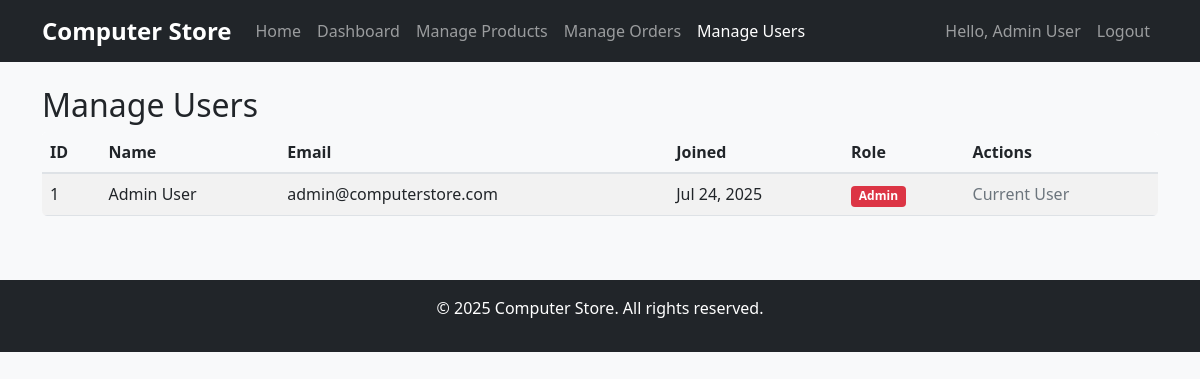
The page /admin/users.php (signed in) on the database its author committed.
### tables this page shows
CREATE TABLE users (
    id INT AUTO_INCREMENT PRIMARY KEY,
    name VARCHAR(100) NOT NULL,
    email VARCHAR(100) UNIQUE NOT NULL,
    password VARCHAR(255) NOT NULL,
    is_admin BOOLEAN DEFAULT FALSE,
    created_at TIMESTAMP DEFAULT CURRENT_TIMESTAMP
);

### admin/users.php (the view, shortened to what this page needs)
<?php
require_once '../includes/config.php';
$users = $pdo->query("SELECT * FROM users ORDER BY created_at DESC")->fetchAll();
?>
<!DOCTYPE html>
<html lang="en">
<head>
    <link href="https://cdn.jsdelivr.net/npm/bootstrap@5.1.3/dist/css/bootstrap.min.css" rel="stylesheet">
    <link rel="stylesheet" href="../css/style.css">
</head>
<body>
    <nav class="navbar navbar-expand-lg navbar-dark bg-dark">
        <div class="container">
            <a class="navbar-brand" href="../index.php">Computer Store</a>
            <div class="collapse navbar-collapse" id="navbarNav">
                <div class="navbar-nav me-auto">
                    <a class="nav-link" href="../index.php">Home</a>
                    <a class="nav-link" href="dashboard.php">Dashboard</a>
                    <a class="nav-link" href="products.php">Manage Products</a>
                    <a class="nav-link" href="orders.php">Manage Orders</a>
                    <a class="nav-link active" href="users.php">Manage Users</a>
                </div>
                <div class="navbar-nav">
                    <span class="nav-link">Hello, <?php echo $_SESSION['user_name']; ?></span>
                    <a class="nav-link" href="../logout.php">Logout</a>
                </div>
            </div>
        </div>
    </nav>
    <div class="container mt-4">
        <h2>Manage Users</h2>
        <div class="table-responsive">
            <table class="table table-striped">
                <thead>
                    <tr>
                        <th>ID</th>
                        <th>Name</th>
                        <th>Email</th>
                        <th>Joined</th>
                        <th>Role</th>
                        <th>Actions</th>
                    </tr>
                </thead>
                <tbody>
                    <?php foreach ($users as $user): ?>
                        <tr>
                            <td><?php echo $user['id']; ?></td>
                            <td><?php echo $user['name']; ?></td>
                            <td><?php echo $user['email']; ?></td>
                            <td><?php echo date('M d, Y', strtotime($user['created_at'])); ?></td>
                            <td>
                                <span class="badge bg-<?php echo $user['is_admin'] ? 'danger' : 'primary'; ?>">
                                    <?php echo $user['is_admin'] ? 'Admin' : 'User'; ?>
                                </span>
                            </td>
                            <td>
                                <?php if ($user['id'] != $_SESSION['user_id']): ?>
                                    <form method="POST" class="d-inline me-2">
                                        <input type="hidden" name="toggle_admin" value="1">
                                        <input type="hidden" name="user_id" value="<?php echo $user['id']; ?>">
                                        <input type="hidden" name="is_admin" value="<?php echo $user['is_admin']; ?>">
                                        <button type="submit" class="btn btn-sm btn-<?php echo $user['is_admin'] ? 'warning' : 'info'; ?>"
                                                onclick="return confirm('Are you sure you want to change this user\'s admin status?')">
                                            <?php echo $user['is_admin'] ? 'Remove Admin' : 'Make Admin'; ?>
                                        </button>
                                    </form>
                                    <form method="POST" class="d-inline">
                                        <input type="hidden" name="delete_user" value="1">
                                        <input type="hidden" name="user_id" value="<?php echo $user['id']; ?>">
                                        <button type="submit" class="btn btn-sm btn-danger"
                                                onclick="return confirm('Are you sure you want to delete this user? This action cannot be undone.')">
                                            Delete
                                        </button>
                                    </form>
                                <?php else: ?>
                                    <span class="text-muted">Current User</span>
                                <?php endif; ?>
                            </td>
                        </tr>
                    <?php endforeach; ?>
                </tbody>
            </table>
        </div>
    </div>
    <footer class="bg-dark text-white text-center py-3 mt-5">
        <div class="container">
            <p>&copy; 2025 Computer Store. All rights reserved.</p>
        </div>
    </footer>
</body>
</html>

### css/style.css (style rules this page uses)
body { font-family: 'Segoe UI', Tahoma, Geneva, Verdana, sans-serif; background-color: #f8f9fa; }
.navbar-brand { font-weight: bold; font-size: 1.5rem; }
.badge { font-size: 0.75rem; }
.table { background: white; border-radius: 5px; overflow: hidden; }
.table thead th { background-color: #f8f9fa; border-bottom: 2px solid #dee2e6; font-weight: 600; }
footer { margin-top: auto; }

### rows shown on the page
users: id "1", name "Admin User", email "admin@computerstore.com", created_at "Jul 24, 2025", is_admin "Admin", shows "Current User"

### other values the page prints
$_SESSION['user_name'] "Admin User"
